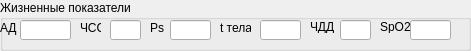
   <widget class="QGroupBox" name="groupBox_9">
    <property name="geometry">
     <rect>
      <x>780</x>
      <y>450</y>
      <width>471</width>
      <height>51</height>
     </rect>
    </property>
    <property name="title">
     <string>Жизненные показатели</string>
    </property>
    <widget class="QLabel" name="label_55">
     <property name="geometry">
      <rect>
       <x>0</x>
       <y>20</y>
       <width>21</width>
       <height>16</height>
      </rect>
     </property>
     <property name="text">
      <string>АД</string>
     </property>
    </widget>
    <widget class="QLineEdit" name="ADpole">
     <property name="geometry">
      <rect>
       <x>20</x>
       <y>20</y>
       <width>51</width>
       <height>20</height>
      </rect>
     </property>
    </widget>
    <widget class="QLabel" name="label_56">
     <property name="geometry">
      <rect>
       <x>80</x>
       <y>20</y>
       <width>21</width>
       <height>16</height>
      </rect>
     </property>
     <property name="text">
      <string>ЧСС</string>
     </property>
    </widget>
    <widget class="QLineEdit" name="chsspole">
     <property name="geometry">
      <rect>
       <x>110</x>
       <y>20</y>
       <width>31</width>
       <height>20</height>
      </rect>
     </property>
    </widget>
    <widget class="QLabel" name="label_57">
     <property name="geometry">
      <rect>
       <x>220</x>
       <y>20</y>
       <width>31</width>
       <height>16</height>
      </rect>
     </property>
     <property name="text">
      <string>t тела</string>
     </property>
    </widget>
    <widget class="QLineEdit" name="ttelapole">
     <property name="geometry">
      <rect>
       <x>260</x>
       <y>20</y>
       <width>41</width>
       <height>20</height>
      </rect>
     </property>
    </widget>
    <widget class="QLabel" name="label_58">
     <property name="geometry">
      <rect>
       <x>310</x>
       <y>20</y>
       <width>47</width>
       <height>13</height>
      </rect>
     </property>
     <property name="text">
      <string>ЧДД</string>
     </property>
    </widget>
    <widget class="QLineEdit" name="ddpole">
     <property name="geometry">
      <rect>
       <x>340</x>
       <y>20</y>
       <width>31</width>
       <height>20</height>
      </rect>
     </property>
    </widget>
    <widget class="QLabel" name="label_59">
     <property name="geometry">
      <rect>
       <x>380</x>
       <y>20</y>
       <width>47</width>
       <height>13</height>
      </rect>
     </property>
     <property name="text">
      <string>SpO2</string>
     </property>
    </widget>
    <widget class="QLineEdit" name="spo2pole">
     <property name="geometry">
      <rect>
       <x>410</x>
       <y>20</y>
       <width>41</width>
       <height>20</height>
      </rect>
     </property>
    </widget>
    <widget class="QLabel" name="label_60">
     <property name="geometry">
      <rect>
       <x>150</x>
       <y>20</y>
       <width>16</width>
       <height>16</height>
      </rect>
     </property>
     <property name="text">
      <string>Ps</string>
     </property>
    </widget>
    <widget class="QLineEdit" name="pspole">
     <property name="geometry">
      <rect>
       <x>170</x>
       <y>20</y>
       <width>41</width>
       <height>20</height>
      </rect>
     </property>
    </widget>
   </widget>
